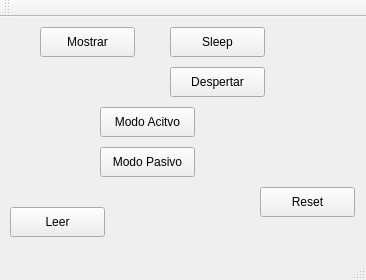
<?xml version="1.0" encoding="UTF-8"?>
<ui version="4.0">
 <class>MainWindow</class>
 <widget class="QMainWindow" name="MainWindow">
  <property name="geometry">
   <rect>
    <x>0</x>
    <y>0</y>
    <width>366</width>
    <height>280</height>
   </rect>
  </property>
  <property name="windowTitle">
   <string>MainWindow</string>
  </property>
  <widget class="QWidget" name="centralWidget">
   <widget class="QPushButton" name="pushButton">
    <property name="geometry">
     <rect>
      <x>40</x>
      <y>10</y>
      <width>95</width>
      <height>30</height>
     </rect>
    </property>
    <property name="text">
     <string>Mostrar</string>
    </property>
   </widget>
   <widget class="QPushButton" name="pushButton_2">
    <property name="geometry">
     <rect>
      <x>170</x>
      <y>10</y>
      <width>95</width>
      <height>30</height>
     </rect>
    </property>
    <property name="text">
     <string>Sleep</string>
    </property>
   </widget>
   <widget class="QPushButton" name="pushButton_3">
    <property name="geometry">
     <rect>
      <x>170</x>
      <y>50</y>
      <width>95</width>
      <height>30</height>
     </rect>
    </property>
    <property name="text">
     <string>Despertar</string>
    </property>
   </widget>
   <widget class="QPushButton" name="pushButton_4">
    <property name="geometry">
     <rect>
      <x>260</x>
      <y>170</y>
      <width>95</width>
      <height>30</height>
     </rect>
    </property>
    <property name="text">
     <string>Reset</string>
    </property>
   </widget>
   <widget class="QPushButton" name="ModActivo">
    <property name="geometry">
     <rect>
      <x>100</x>
      <y>90</y>
      <width>95</width>
      <height>30</height>
     </rect>
    </property>
    <property name="text">
     <string>Modo Acitvo</string>
    </property>
   </widget>
   <widget class="QPushButton" name="ModActivo_2">
    <property name="geometry">
     <rect>
      <x>100</x>
      <y>130</y>
      <width>95</width>
      <height>30</height>
     </rect>
    </property>
    <property name="text">
     <string>Modo Pasivo</string>
    </property>
   </widget>
   <widget class="QPushButton" name="pushButton_5">
    <property name="geometry">
     <rect>
      <x>10</x>
      <y>190</y>
      <width>95</width>
      <height>30</height>
     </rect>
    </property>
    <property name="text">
     <string>Leer</string>
    </property>
   </widget>
  </widget>
  <widget class="QMenuBar" name="menuBar">
   <property name="geometry">
    <rect>
     <x>0</x>
     <y>0</y>
     <width>366</width>
     <height>26</height>
    </rect>
   </property>
  </widget>
  <widget class="QToolBar" name="mainToolBar">
   <attribute name="toolBarArea">
    <enum>TopToolBarArea</enum>
   </attribute>
   <attribute name="toolBarBreak">
    <bool>false</bool>
   </attribute>
  </widget>
  <widget class="QStatusBar" name="statusBar"/>
 </widget>
 <layoutdefault spacing="6" margin="11"/>
 <resources/>
 <connections/>
</ui>
